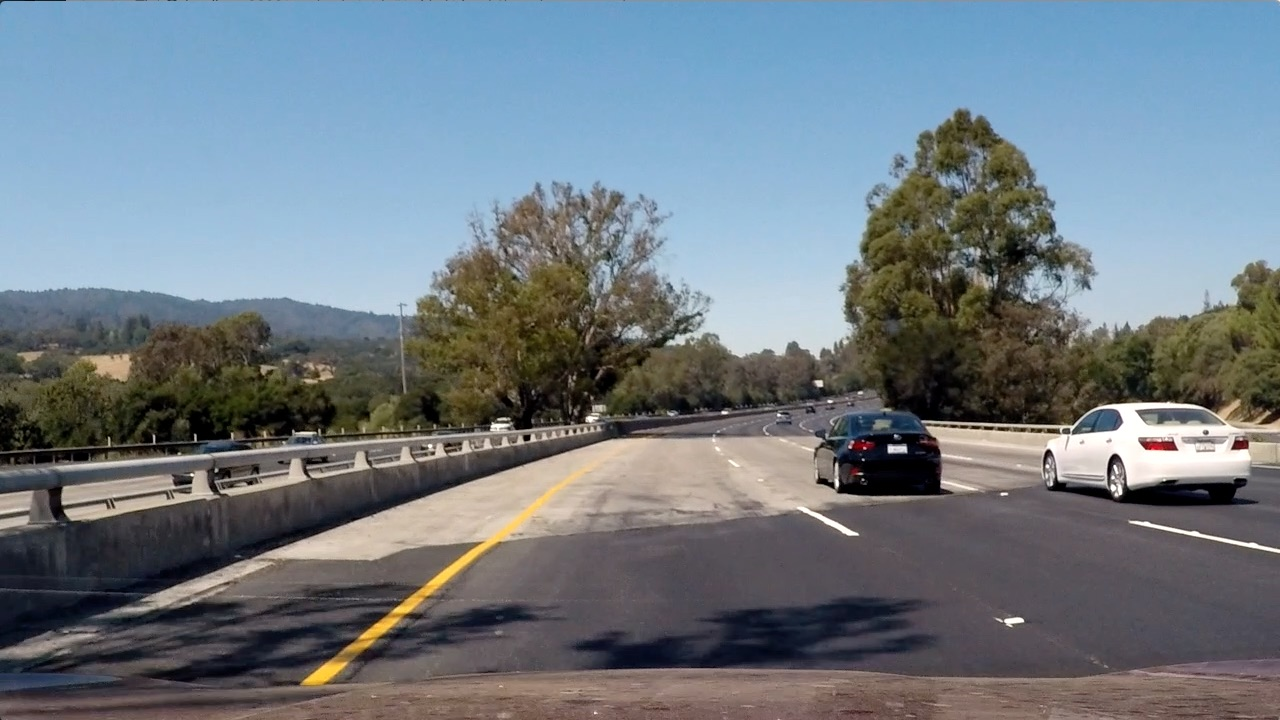
#> input picture test_images/test4.jpg, 1280 x 720 px
$ python lane_detection.py   (older library calls are emulated)
#> lines starting #> are read from the running program, lines starting #| are printed output that depends on the picture
#Pipeline
# 1. Camera calibration
# 2. Distortion
# 3. Color Gradient
# 4. Perspective Transform

###
# 5. Detect lane lines
# 2. Lane Curve and offset from center

import os
import cv2
import pickle
import numpy as np
import matplotlib.pyplot as plt
import matplotlib.image as mpimg
# Import everything needed to edit/save/watch video clips
from moviepy.editor import VideoFileClip
from IPython.display import HTML


#CONSTANTS
CAMERA_PARAMETERS_FILE = "parameter_camera.pkl"
WARP_PARAMETERS_FILE = "parameter_warp.pkl"

#COMMON FUNCTIONS
# [26 lines left out: functions show_image, show_images, not called in this run]

#Classes
# Define a class to receive the characteristics of each line detection
class Line():

    n = 5 # 1 second
    def __init__(self, width, height):
        self.reset(width, height)

    def reset(self, width, height):
        #numer of miss
        self.miss = 0
        #const ploty
        self.ploty = np.linspace(0, height-1, height)
        # was the line detected in the last iteration?
        self.detected = False  #
        # x values of the last n fits of the line
        self.recent_xfitted = []#
        #average x values of the fitted line over the last n iterations
        self.bestx = None#
        #polynomial coefficients averaged over the last n iterations
        self.best_fit = None
        #polynomial coefficients for the most recent fit
        self.current_fit = [np.array([False])]
        #radius of curvature of the line in some units
        self.radius_of_curvature = None#
        self.radius_of_curvature_n = []#
        #distance in meters of vehicle center from the line
        self.line_base_pos = None#
        self.line_base_pos_n = []#
        self.line_base_pos_center = None#
        self.line_base_pos_center_n = []#
        #difference in fit coefficients between last and new fits
        self.diffs = np.array([0,0,0], dtype='float')
        #x values for detected line pixels
        self.allx = None
        #y values for detected line pixels
        self.ally = None
        #confidence
        self.condidence = None


    # [33 lines left out: function update, not called in this run]


LEFT_LINE  = Line(1280, 720)
RIGHT_LINE = Line(1280, 720)
#> (the call stopped at in pipeline, `clip1 = VideoFileClip("project_video.mp4")`: moviepy is not available in this run)
#> further down, img is the input picture: shape (720, 1280, 3); mean R, G, B 112.2, 122.7, 130.9

## CALIBRATE CAMERA
ret, mtx, dist, rvecs, tvecs = (None, None, None, None, None)

# Calibrate camera using the OpenCv chessboad method
# [35 lines left out: function calibrate_camera, not called in this run]

## UNDISTORT IMAGE
# Undistort images with paramters found with the chessboard method
def undistort_image(img):
    global ret, mtx, dist, rvecs, tvecs
    if mtx is None or dist is None:
        #try to load from file
        try:
            camera_pickle = pickle.load( open( CAMERA_PARAMETERS_FILE, "rb" ) )
#> (reads parameter_camera.pkl from the repository)
            (ret, mtx, dist, rvecs, tvecs) = camera_pickle
        except:
            calibrate_camera('camera_cal')
    return cv2.undistort(img, mtx, dist, None, mtx)
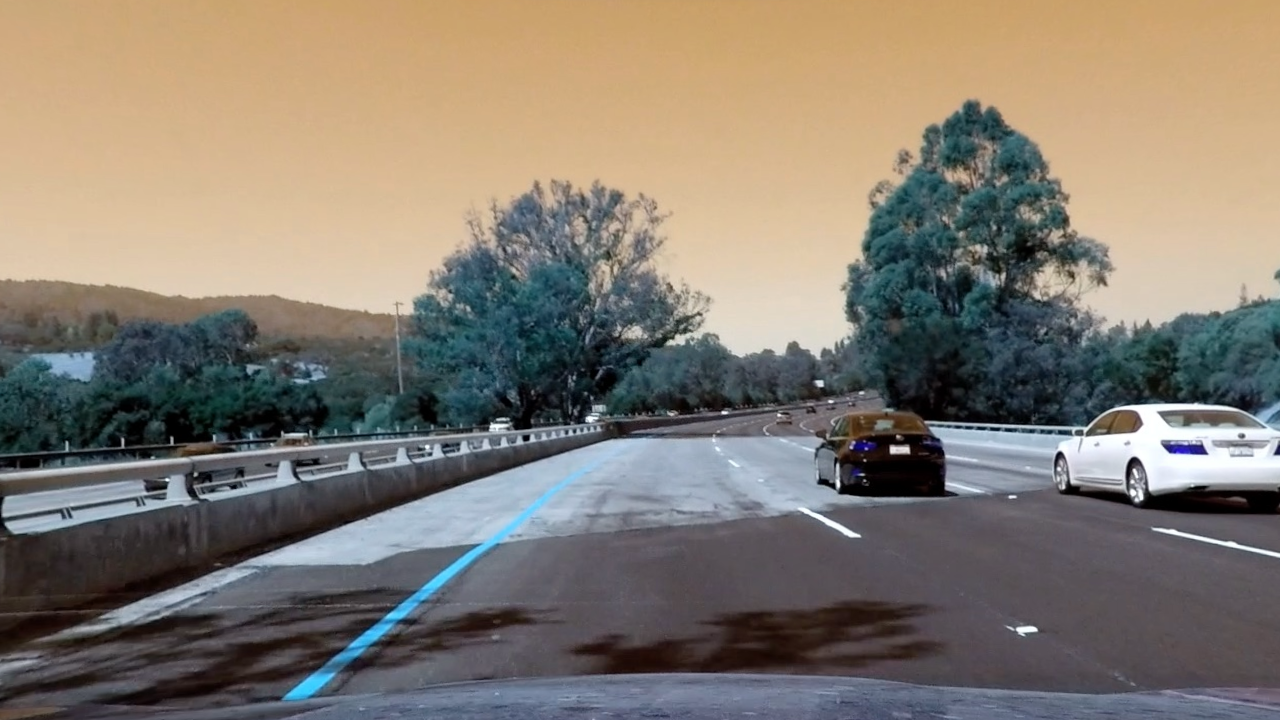
#> returned value: shape (720, 1280, 3); mean of channels 0, 1, 2 112.8, 123.1, 131; drawn as B, G, R


##Transform Bird View Perspective
M = None
Minv = None
# [29 lines left out: function calibrate_warp_dashboard, not called in this run]

def calibrate_warp_lane(img, show_points=False):
#> called with show_points = True
    print("Start warp calibration")
    global M, Minv
    print(img.shape)
#| (720, 1280, 3)
    img_size = (img.shape[1], img.shape[0])
#> img_size = (1280, 720)
    # Source points
    src = np.float32([
        [556, 476], #[543, 486],
        [730, 476], #[738, 481],
        [1060, 690],#[1042, 676],
        [259, 690]  #[256, 690],
    ])
    # Destination points
    offset_X = 1058
    offset_Y = 704
    dst = np.float32([
        [259, 300],#[247, 300], #280,  210
        [1059, 300],#[1059, 300],  #1000, 210
        [1059, 720],#[1059, 720],#1000, 676
        [259, 720]#[247,  720] #280,  690
    ])
    # getPerspectiveTransform() to get M, the transform matrix
    M = cv2.getPerspectiveTransform(src, dst)
    Minv = cv2.getPerspectiveTransform(dst, src)
    print("Save parameters")
    output = open(WARP_PARAMETERS_FILE, 'wb')
    pickle.dump((M, Minv), output)
    output.close()
    print("Warp calibration Finished")
    if show_points:
        plt.imshow(img)
#> (this line was passed over: IPython is not available in this run)
        plt.plot(src[0][0], src[0][1], '.')
#> (this line was passed over: IPython is not available in this run)
        plt.plot(src[1][0], src[1][1], '.')
#> (this line was passed over: IPython is not available in this run)
        plt.plot(src[2][0], src[2][1], '.')
#> (this line was passed over: IPython is not available in this run)
        plt.plot(src[3][0], src[3][1], '.')
#> (this line was passed over: IPython is not available in this run)
        plt.show()
        warped = cv2.warpPerspective(img, M, img_size, flags=cv2.INTER_LINEAR)
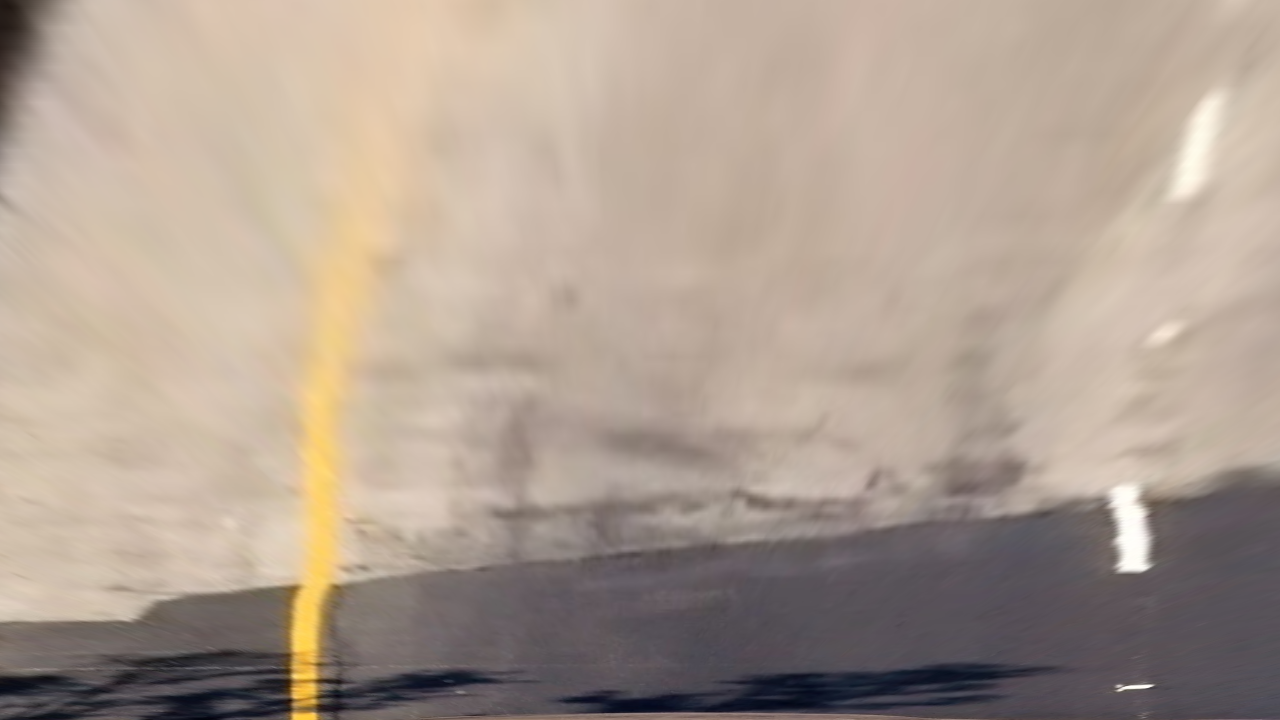
#> warped: shape (720, 1280, 3); mean R, G, B 173.7, 158, 145.1
        plt.imshow(warped)
#> (this line was passed over: IPython is not available in this run)
        plt.plot(dst[0][0], dst[0][1], '.')
        plt.plot(dst[1][0], dst[1][1], '.')
        plt.plot(dst[2][0], dst[2][1], '.')
        plt.plot(dst[3][0], dst[3][1], '.')
        plt.show()

# [390 lines left out: functions warp, region_of_interest, abs_sobel_thresh, mag_thresh, dir_threshold, hls_threshold and 12 more, not called in this run]

#Sum up
left_fit=None
right_fit=None
# [28 lines left out: function process_image, not called in this run]

def pipeline():
    white_output = 'tack.mp4'
    clip1 = VideoFileClip("project_video.mp4")
    white_clip = clip1.fl_image(process_image) #NOTE: this function expects color images!!
    white_clip.write_videofile(white_output, audio=False)


##EXECUTION

pipeline()

#calibrate_camera('camera_cal')
print("Teste Calibration")
#img = mpimg.imread('test_images/straight_lines2.jpg')
img = mpimg.imread('test_images/test4.jpg')
undistorted = undistort_image(img)
region = undistorted #region_of_interest(undistorted)
#> (the run stopped early here; a loop or call above may not have finished)
